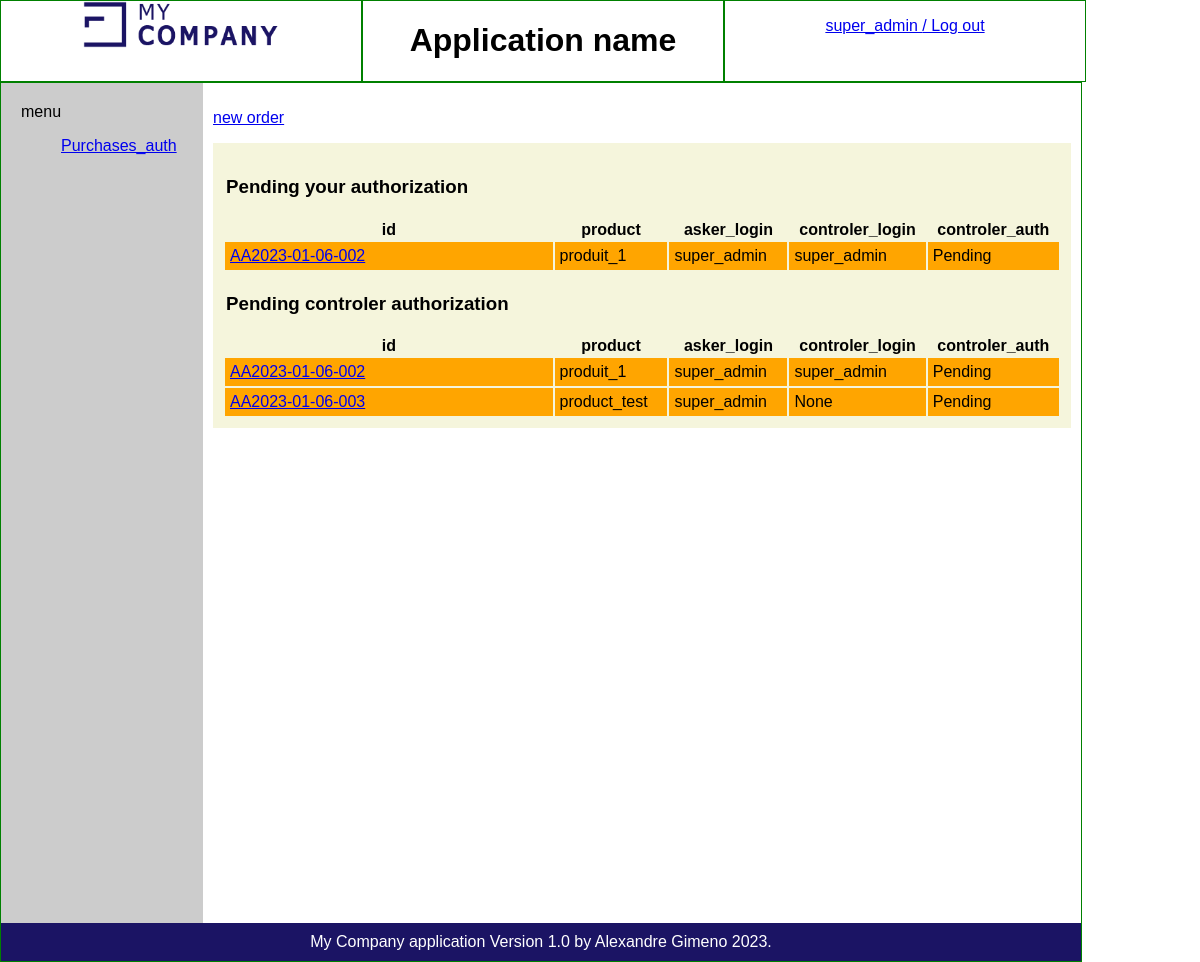
Before: /order/ (signed in) with the older database file.
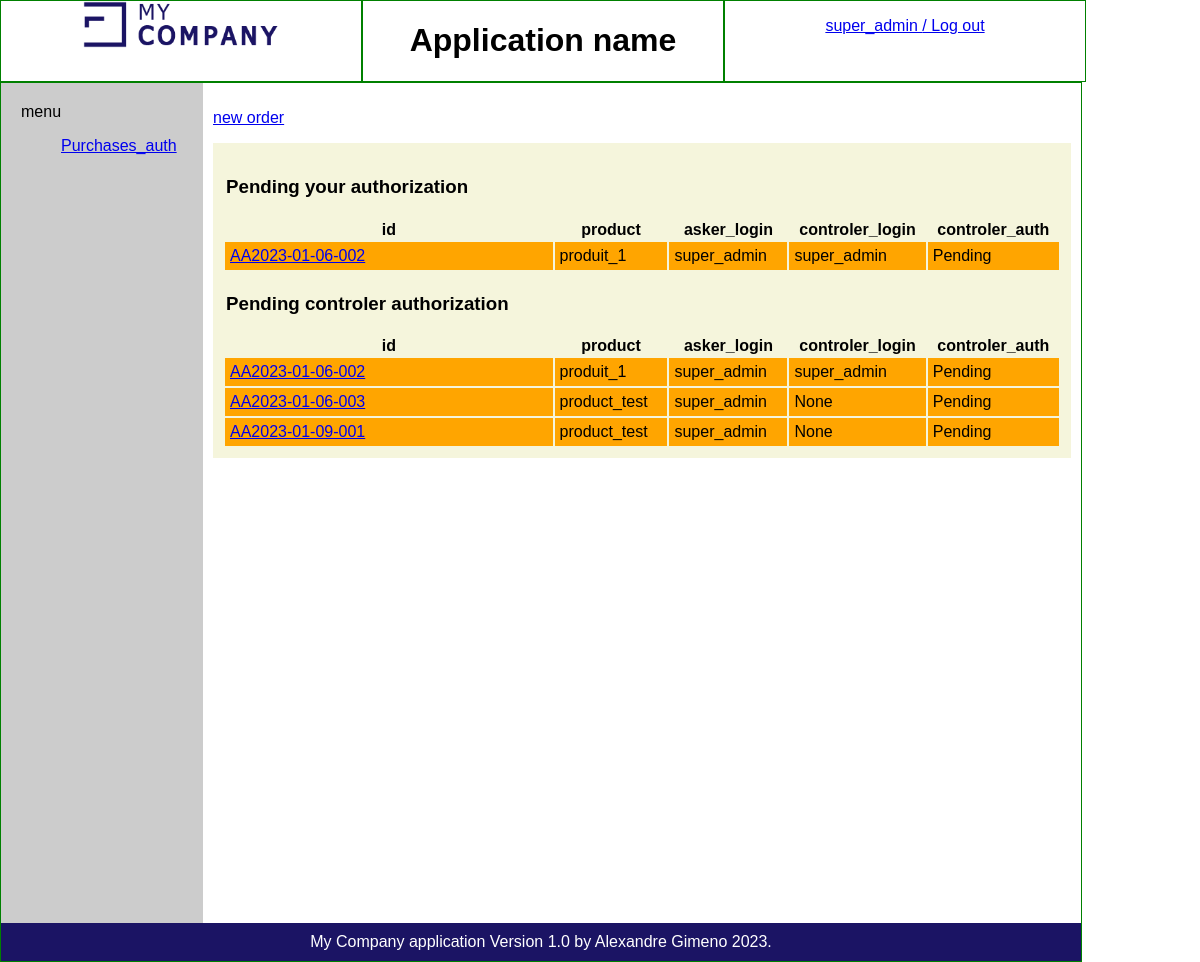
After: the same page with the newer database file.
### purchases_auth/models.py (models this page shows, shortened)
class Order(models.Model):
    class auth_status(models.TextChoices):
        AUTHORIZED = 'Authorized'
        REFUSED = 'Refused'
        PENDING = 'Pending'
    order_id = models.fields.CharField(max_length=17, unique=True)
    date = models.fields.DateTimeField(auto_now=True)
    asker_login = models.ForeignKey(settings.AUTH_USER_MODEL, on_delete=models.CASCADE)
    purchase_type = models.ForeignKey(Purchase_type, on_delete=models.CASCADE)
    branch = models.ForeignKey(Branch, on_delete=models.CASCADE)
    process = models.ForeignKey(Process, on_delete=models.CASCADE)
    payment_method = models.ForeignKey(Payment_method, on_delete=models.CASCADE)
    product = models.fields.CharField(max_length=17)
    price = models.fields.IntegerField()
    asker_comment = models.fields.CharField(max_length=254, null=True)
    vendor = models.fields.CharField(max_length=17)
    unit_price = models.fields.IntegerField(null=True)
    delivery_date = models.fields.DateField(null=True)
    controler_login = models.ForeignKey(User, null=True, on_delete=models.CASCADE, related_name='order_controler')
    controler_auth = models.fields.CharField(choices=auth_status.choices, default=auth_status.PENDING, max_length=10)
    controler_comment = models.fields.CharField(max_length=254, null=True)

### authentication/models.py (models this page shows)
class User(AbstractUser):
    def __str__(self):
        return f'{self.username}'

### purchases_auth/views.py (the view)
# urls.py: path('order/', views.order_list, name='order-list'),
@login_required
def order_list(request):
    asker_order =Order.objects.filter(asker_login=request.user.id)
    controler_order =Order.objects.filter(controler_login=request.user.id, controler_auth="Pending")
    return render(request,
    'purchases_auth/order.html',
    {'asker_order': asker_order, 'controler_order': controler_order})

### purchases_auth/templates/purchases_auth/order.html
{% extends 'base.html' %}
{% block content %}
<div class="orders-list">
    <div>
    <p><a href="{% url 'order-create' %}">new order</a></p>
    <table>
        <thead>
            {% if controler_order %}
            <tr>
                <th><h3>Pending your authorization</h3></th>
            </tr>
            <tr>
                <th>id</th>
                <th>product</th>
                <th>asker_login</th>
                <th>controler_login</th>
                <th>controler_auth</th>
            </tr>
            {% endif %}
        </thead>
        <tbody>
            {% for controler_order in controler_order %}
            <tr value="{{ controler_order.controler_auth }}">
              <td><a href="{% url 'order-detail' controler_order.id %}">{{ controler_order.order_id }}</td>
              <td>{{ controler_order.product }}</td>
              <td>{{ controler_order.asker_login }}</td>
              <td>{{ controler_order.controler_login }}</td>
              <td>{{ controler_order.controler_auth }}</td>
            </tr>
            {% endfor %}
        </tbody>
        <thead>
            {% if asker_order %}
            <tr>
                <th><h3>Pending controler authorization</h3></th>
            </tr>
            <tr>
                <th>id</th>
                <th>product</th>
                <th>asker_login</th>
                <th>controler_login</th>
                <th>controler_auth</th>
            </tr>
            {% endif %}
        </thead>
        <tbody>
            {% for asker_order in asker_order %}
            <tr value="{{ asker_order.controler_auth }}">
              <td><a href="{% url 'order-detail' asker_order.id %}">{{ asker_order.order_id }}</td>
              <td>{{ asker_order.product }}</td>
              <td>{{ asker_order.asker_login }}</td>
              <td>{{ asker_order.controler_login }}</td>
              <td>{{ asker_order.controler_auth }}</td>
            </tr>
            {% endfor %}
        </tbody>
    </table>
</div>
{% endblock %}

Changed rows visible on the page:
added Order: order_id "AA2023-01-09-001", product "product_test", asker_login "super_admin", controler_login "None", controler_auth "Pending", shown under "Pending controler authorization"
